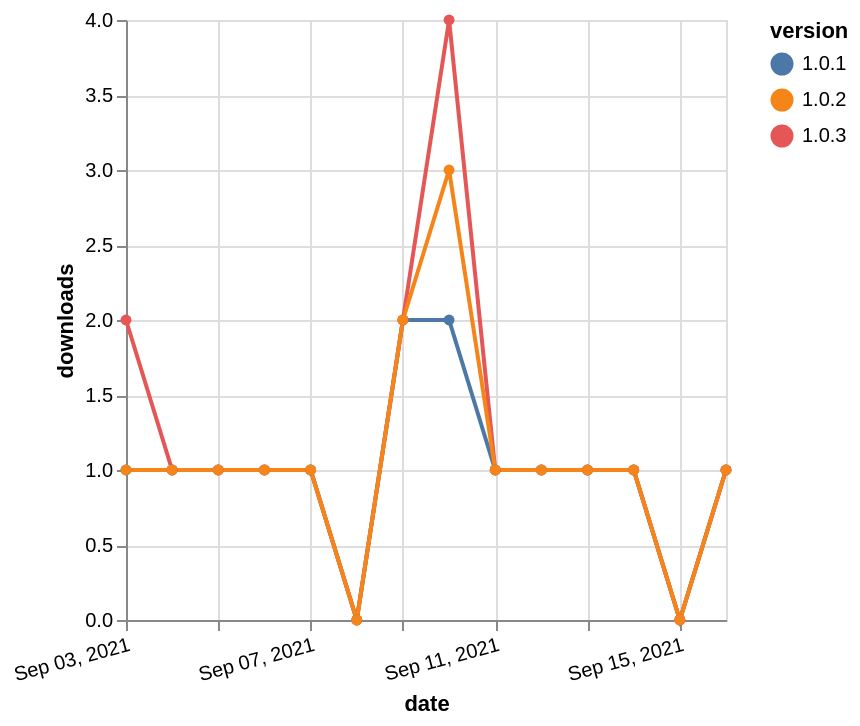

Express this chart as Vega-Lite.
### Vega-Lite specification from a JSON file in a GitHub repository (floating-point values rounded to 4 significant figures)
{"$schema": "https://vega.github.io/schema/vega-lite/v5.json", "description": "A simple bar chart with embedded data.", "data": {"values": [{"date": "2021-09-03", "total": 148, "delta": 1, "version": "1.0.1"}, {"date": "2021-09-04", "total": 149, "delta": 1, "version": "1.0.1"}, {"date": "2021-09-05", "total": 150, "delta": 1, "version": "1.0.1"}, {"date": "2021-09-06", "total": 151, "delta": 1, "version": "1.0.1"}, {"date": "2021-09-07", "total": 152, "delta": 1, "version": "1.0.1"}, {"date": "2021-09-08", "total": 152, "delta": 0, "version": "1.0.1"}, {"date": "2021-09-09", "total": 154, "delta": 2, "version": "1.0.1"}, {"date": "2021-09-10", "total": 156, "delta": 2, "version": "1.0.1"}, {"date": "2021-09-11", "total": 157, "delta": 1, "version": "1.0.1"}, {"date": "2021-09-12", "total": 158, "delta": 1, "version": "1.0.1"}, {"date": "2021-09-13", "total": 159, "delta": 1, "version": "1.0.1"}, {"date": "2021-09-14", "total": 160, "delta": 1, "version": "1.0.1"}, {"date": "2021-09-15", "total": 160, "delta": 0, "version": "1.0.1"}, {"date": "2021-09-16", "total": 161, "delta": 1, "version": "1.0.1"}, {"date": "2021-09-03", "total": 86, "delta": 2, "version": "1.0.3"}, {"date": "2021-09-04", "total": 87, "delta": 1, "version": "1.0.3"}, {"date": "2021-09-05", "total": 88, "delta": 1, "version": "1.0.3"}, {"date": "2021-09-06", "total": 89, "delta": 1, "version": "1.0.3"}, {"date": "2021-09-07", "total": 90, "delta": 1, "version": "1.0.3"}, {"date": "2021-09-08", "total": 90, "delta": 0, "version": "1.0.3"}, {"date": "2021-09-09", "total": 92, "delta": 2, "version": "1.0.3"}, {"date": "2021-09-10", "total": 96, "delta": 4, "version": "1.0.3"}, {"date": "2021-09-11", "total": 97, "delta": 1, "version": "1.0.3"}, {"date": "2021-09-12", "total": 98, "delta": 1, "version": "1.0.3"}, {"date": "2021-09-13", "total": 99, "delta": 1, "version": "1.0.3"}, {"date": "2021-09-14", "total": 100, "delta": 1, "version": "1.0.3"}, {"date": "2021-09-15", "total": 100, "delta": 0, "version": "1.0.3"}, {"date": "2021-09-16", "total": 101, "delta": 1, "version": "1.0.3"}, {"date": "2021-09-03", "total": 202, "delta": 1, "version": "1.0.2"}, {"date": "2021-09-04", "total": 203, "delta": 1, "version": "1.0.2"}, {"date": "2021-09-05", "total": 204, "delta": 1, "version": "1.0.2"}, {"date": "2021-09-06", "total": 205, "delta": 1, "version": "1.0.2"}, {"date": "2021-09-07", "total": 206, "delta": 1, "version": "1.0.2"}, {"date": "2021-09-08", "total": 206, "delta": 0, "version": "1.0.2"}, {"date": "2021-09-09", "total": 208, "delta": 2, "version": "1.0.2"}, {"date": "2021-09-10", "total": 211, "delta": 3, "version": "1.0.2"}, {"date": "2021-09-11", "total": 212, "delta": 1, "version": "1.0.2"}, {"date": "2021-09-12", "total": 213, "delta": 1, "version": "1.0.2"}, {"date": "2021-09-13", "total": 214, "delta": 1, "version": "1.0.2"}, {"date": "2021-09-14", "total": 215, "delta": 1, "version": "1.0.2"}, {"date": "2021-09-15", "total": 215, "delta": 0, "version": "1.0.2"}, {"date": "2021-09-16", "total": 216, "delta": 1, "version": "1.0.2"}]}, "width": "container", "mark": {"type": "line", "point": {"filled": true}}, "encoding": {"x": {"field": "date", "type": "temporal", "timeUnit": "yearmonthdate", "title": "date", "axis": {"labelAngle": -15}}, "y": {"field": "delta", "type": "quantitative", "title": "downloads"}, "color": {"field": "version", "type": "nominal"}, "tooltip": {"field": "delta"}}}
